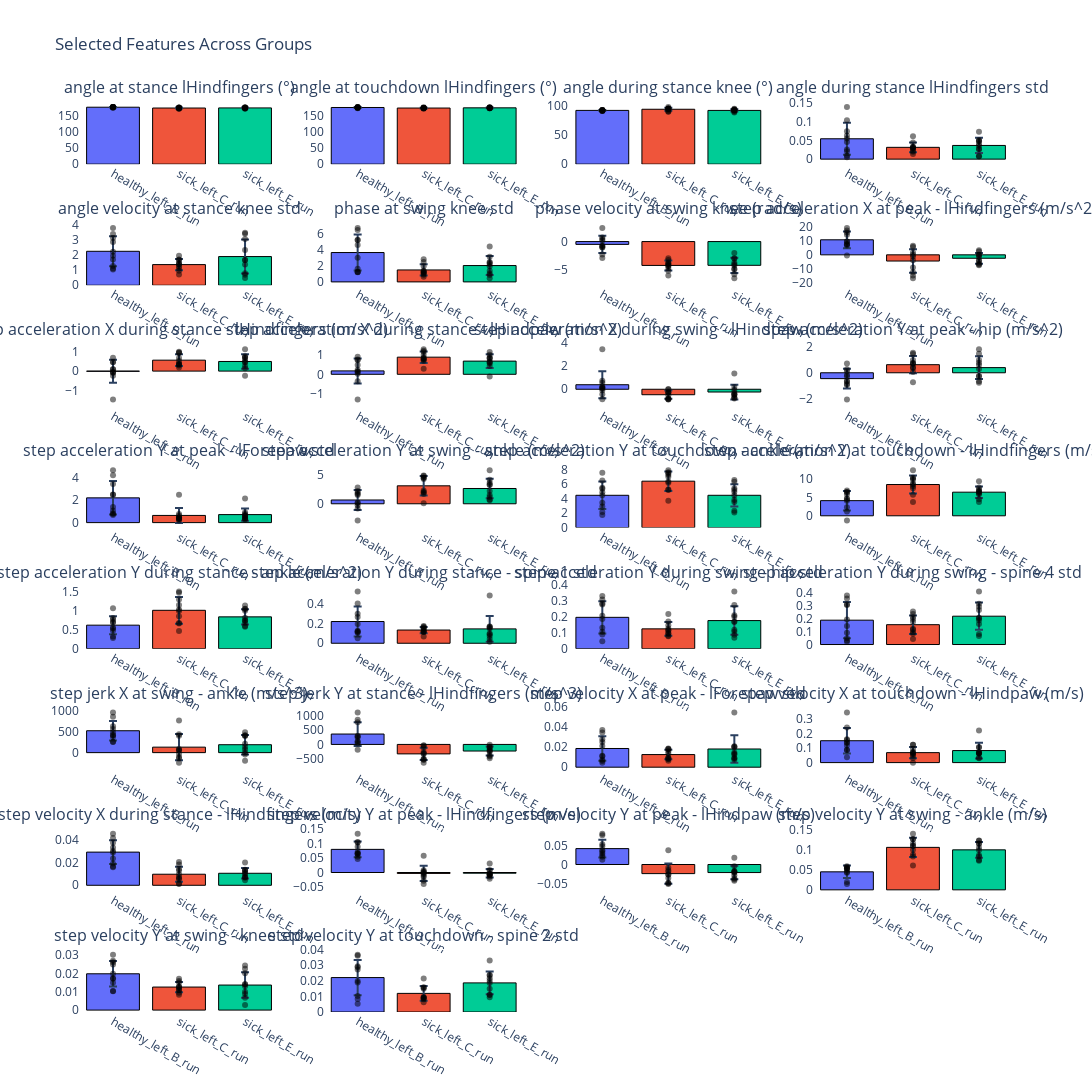
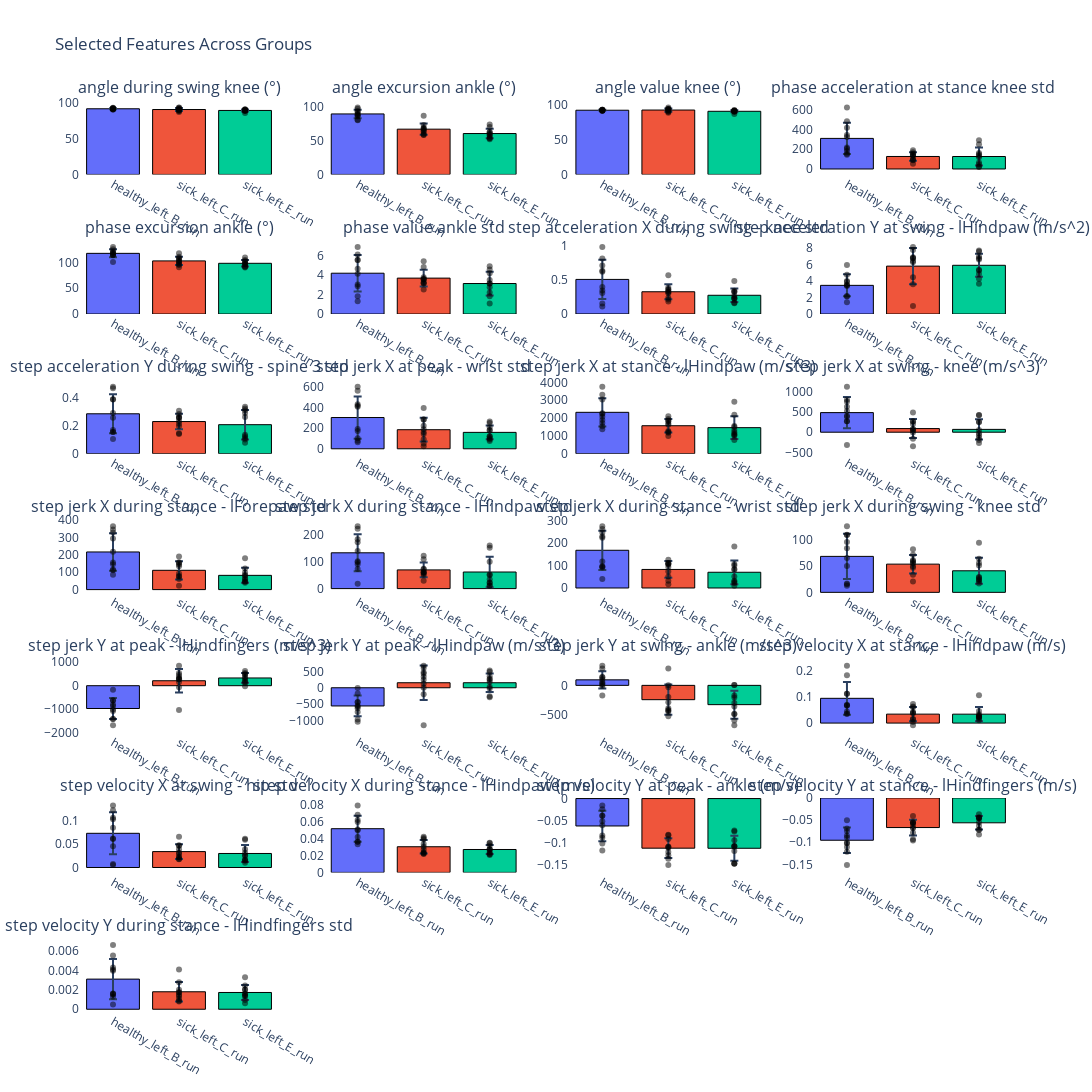

Notebook code cell kept with these figures, in order:
### Code cell
lesion_improved_feature_list = improving_lesion_anova_df
lesion_worsened_feature_list = worsening_lesion_anova_df
treatment_improved_feature_list = improving_treatment_anova_df
treatment_worsened_feature_list = worsening_treatment_anova_df
improving_both_feature_list = improving_both
worsening_both_feature_list = worsening_both

to_plot = (lesion_improved_feature_list, lesion_worsened_feature_list, treatment_improved_feature_list, treatment_worsened_feature_list, improving_both_feature_list, worsening_both_feature_list)
# to_plot = (improving_both_feature_list, worsening_both_feature_list)

## look only at cherry picked features
hindlimb_features = {
    'lesion_improved': [],
    'lesion_worsened': [],
    'treatment_improved': [],
    'treatment_worsened': [],
    'improving_both': [],
    'worsening_both': []
}
for i, f_list in enumerate(to_plot):
    cols = f_list['Feature'].str.lower()
    hindlimb_mask = cols.str.lower().str.contains('hindlimb', case=False)
    step_mask = cols.str.lower().str.contains('step', case=False) & ~cols.str.contains('/s', case=False)
    limb_mask = cols.str.lower().str.contains('hindpaw|hindfinger|knee|ankle|hip', case=False)
    meta_mask = cols.str.lower().str.contains('dataset|mouse', case=False)
    final_mask = hindlimb_mask | step_mask | meta_mask | limb_mask

    f_list = f_list.loc[final_mask, :]
    # hindlimb_features[list(hindlimb_features.keys())[i]].extend(f_list['Feature'].tolist())

    fig = plot_features_list_across_groups(f_list['Feature'].tolist(), feature_subsets, limb='hindlimb',
                                     groups=['healthy_left_B_', 'sick_left_C_', 'sick_left_E_'])
    # fig.write_image(os.path.join('./', f'features_{list(hindlimb_features.keys())[i]}.svg'))
    fig.show()
